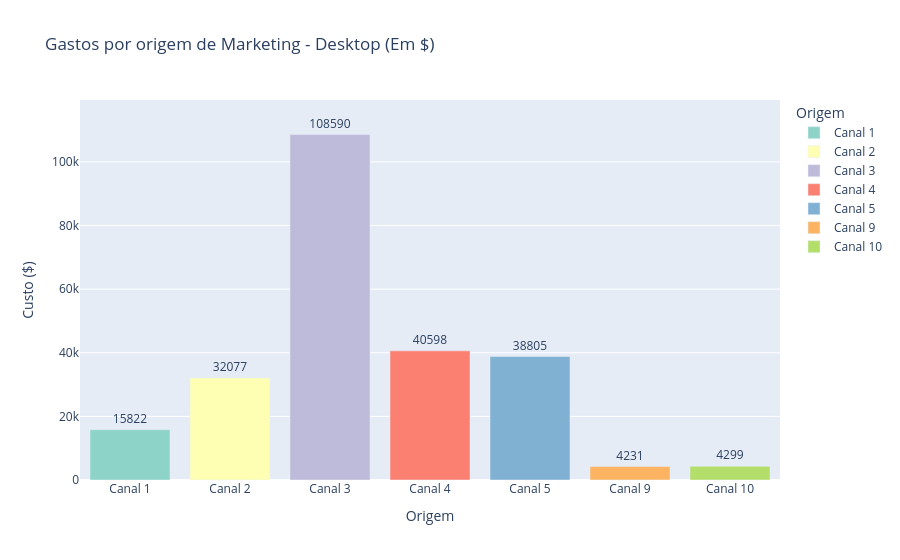
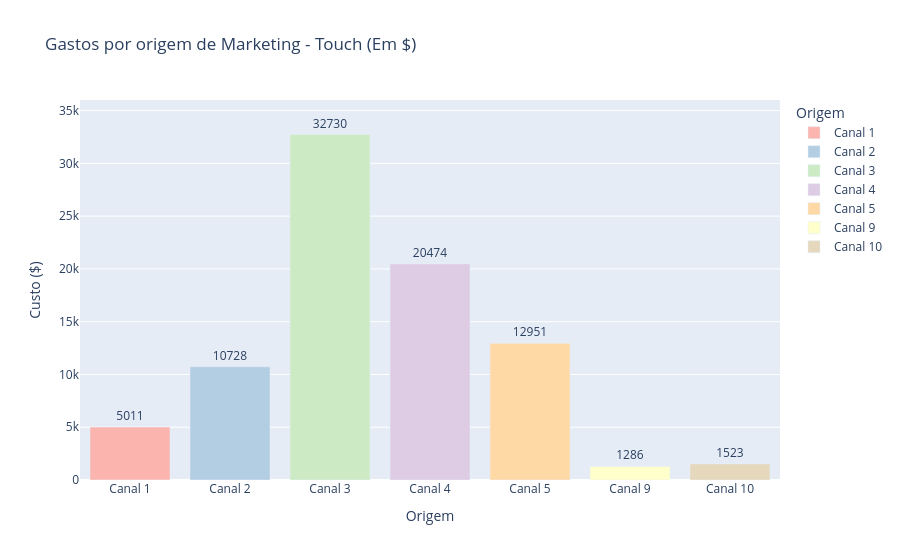

Source (notebook cell) for these figures, in order:
### Code cell
# por origem

# por origem
# Calculando gastos por origem e dispositivo
origem_desktop = custos_por_dispositivo[custos_por_dispositivo['device'] == 'desktop'].groupby('source_id')['costs_device'].sum().reset_index()
origem_touch = custos_por_dispositivo[custos_por_dispositivo['device'] == 'touch'].groupby('source_id')['costs_device'].sum().reset_index()

# Criando um dicionário para descrever as origens como strings:
descricao = {
    1: 'Canal 1',
    2: 'Canal 2',
    3: 'Canal 3',
    4: 'Canal 4',
    5: 'Canal 5',
    9: 'Canal 9',
    10: 'Canal 10'
}

# Filtrando apenas source_ids válidos antes do mapeamento
origem_desktop = origem_desktop[origem_desktop['source_id'].isin(descricao.keys())].copy()
origem_touch = origem_touch[origem_touch['source_id'].isin(descricao.keys())].copy()

# Aplicando a descrição para desktop
origem_desktop['source_id'] = origem_desktop['source_id'].map(descricao)

# Gráfico para Desktop
fig_origem_desktop = px.bar(origem_desktop,
                    x='source_id',
                    y='costs_device',
                    title='Gastos por origem de Marketing - Desktop (Em $)',
                    labels={'source_id': 'Origem', 'costs_device': 'Custo ($)'},
                    color='source_id',  
                    color_discrete_sequence=px.colors.qualitative.Set3,
                    text=[f'{int(valor)}' for valor in origem_desktop['costs_device']])

fig_origem_desktop.update_traces(textposition='outside') 
fig_origem_desktop.update_layout(
    margin=dict(t=100), 
    yaxis=dict(range=[0, origem_desktop['costs_device'].max() * 1.1]) 
)
fig_origem_desktop.show()

# Aplicando a descrição para touch
origem_touch['source_id'] = origem_touch['source_id'].map(descricao)

# Gráfico para Touch
fig_origem_touch = px.bar(origem_touch,
                    x='source_id',
                    y='costs_device',
                    title='Gastos por origem de Marketing - Touch (Em $)',
                    labels={'source_id': 'Origem', 'costs_device': 'Custo ($)'},
                    color='source_id',  
                    color_discrete_sequence=px.colors.qualitative.Pastel1,
                    text=[f'{int(valor)}' for valor in origem_touch['costs_device']])

fig_origem_touch.update_traces(textposition='outside') 
fig_origem_touch.update_layout(
    margin=dict(t=100), 
    yaxis=dict(range=[0, origem_touch['costs_device'].max() * 1.1]) 
)
fig_origem_touch.show()

### Figure 1 — Plotly figure (JSON) as saved in the notebook; plotly's stock layout.template omitted (floating-point values rounded to 4 significant figures)
{"data": [{"hovertemplate": "Origem=%{x}<br>Custo ($)=%{y}<br>text=%{text}<extra></extra>", "legendgroup": "Canal 1", "marker": {"color": "rgb(141,211,199)", "pattern": {"shape": ""}}, "name": "Canal 1", "orientation": "v", "showlegend": true, "text": ["15822"], "textposition": "outside", "type": "bar", "x": ["Canal 1"], "xaxis": "x", "y": [15820.0], "yaxis": "y"}, {"hovertemplate": "Origem=%{x}<br>Custo ($)=%{y}<br>text=%{text}<extra></extra>", "legendgroup": "Canal 2", "marker": {"color": "rgb(255,255,179)", "pattern": {"shape": ""}}, "name": "Canal 2", "orientation": "v", "showlegend": true, "text": ["32077"], "textposition": "outside", "type": "bar", "x": ["Canal 2"], "xaxis": "x", "y": [32080.0], "yaxis": "y"}, {"hovertemplate": "Origem=%{x}<br>Custo ($)=%{y}<br>text=%{text}<extra></extra>", "legendgroup": "Canal 3", "marker": {"color": "rgb(190,186,218)", "pattern": {"shape": ""}}, "name": "Canal 3", "orientation": "v", "showlegend": true, "text": ["108590"], "textposition": "outside", "type": "bar", "x": ["Canal 3"], "xaxis": "x", "y": [108600.0], "yaxis": "y"}, {"hovertemplate": "Origem=%{x}<br>Custo ($)=%{y}<br>text=%{text}<extra></extra>", "legendgroup": "Canal 4", "marker": {"color": "rgb(251,128,114)", "pattern": {"shape": ""}}, "name": "Canal 4", "orientation": "v", "showlegend": true, "text": ["40598"], "textposition": "outside", "type": "bar", "x": ["Canal 4"], "xaxis": "x", "y": [40600.0], "yaxis": "y"}, {"hovertemplate": "Origem=%{x}<br>Custo ($)=%{y}<br>text=%{text}<extra></extra>", "legendgroup": "Canal 5", "marker": {"color": "rgb(128,177,211)", "pattern": {"shape": ""}}, "name": "Canal 5", "orientation": "v", "showlegend": true, "text": ["38805"], "textposition": "outside", "type": "bar", "x": ["Canal 5"], "xaxis": "x", "y": [38810.0], "yaxis": "y"}, {"hovertemplate": "Origem=%{x}<br>Custo ($)=%{y}<br>text=%{text}<extra></extra>", "legendgroup": "Canal 9", "marker": {"color": "rgb(253,180,98)", "pattern": {"shape": ""}}, "name": "Canal 9", "orientation": "v", "showlegend": true, "text": ["4231"], "textposition": "outside", "type": "bar", "x": ["Canal 9"], "xaxis": "x", "y": [4231.0], "yaxis": "y"}, {"hovertemplate": "Origem=%{x}<br>Custo ($)=%{y}<br>text=%{text}<extra></extra>", "legendgroup": "Canal 10", "marker": {"color": "rgb(179,222,105)", "pattern": {"shape": ""}}, "name": "Canal 10", "orientation": "v", "showlegend": true, "text": ["4299"], "textposition": "outside", "type": "bar", "x": ["Canal 10"], "xaxis": "x", "y": [4299.0], "yaxis": "y"}], "layout": {"barmode": "relative", "legend": {"title": {"text": "Origem"}, "tracegroupgap": 0}, "margin": {"t": 100}, "title": {"text": "Gastos por origem de Marketing - Desktop (Em $)"}, "xaxis": {"anchor": "y", "categoryarray": ["Canal 1", "Canal 2", "Canal 3", "Canal 4", "Canal 5", "Canal 9", "Canal 10"], "categoryorder": "array", "domain": [0, 1], "title": {"text": "Origem"}}, "yaxis": {"anchor": "x", "domain": [0, 1], "range": [0, 119500.0], "title": {"text": "Custo ($)"}}}}

### Figure 2 — Plotly figure (JSON) as saved in the notebook; plotly's stock layout.template omitted (floating-point values rounded to 4 significant figures)
{"data": [{"hovertemplate": "Origem=%{x}<br>Custo ($)=%{y}<br>text=%{text}<extra></extra>", "legendgroup": "Canal 1", "marker": {"color": "rgb(251,180,174)", "pattern": {"shape": ""}}, "name": "Canal 1", "orientation": "v", "showlegend": true, "text": ["5011"], "textposition": "outside", "type": "bar", "x": ["Canal 1"], "xaxis": "x", "y": [5011.0], "yaxis": "y"}, {"hovertemplate": "Origem=%{x}<br>Custo ($)=%{y}<br>text=%{text}<extra></extra>", "legendgroup": "Canal 2", "marker": {"color": "rgb(179,205,227)", "pattern": {"shape": ""}}, "name": "Canal 2", "orientation": "v", "showlegend": true, "text": ["10728"], "textposition": "outside", "type": "bar", "x": ["Canal 2"], "xaxis": "x", "y": [10730.0], "yaxis": "y"}, {"hovertemplate": "Origem=%{x}<br>Custo ($)=%{y}<br>text=%{text}<extra></extra>", "legendgroup": "Canal 3", "marker": {"color": "rgb(204,235,197)", "pattern": {"shape": ""}}, "name": "Canal 3", "orientation": "v", "showlegend": true, "text": ["32730"], "textposition": "outside", "type": "bar", "x": ["Canal 3"], "xaxis": "x", "y": [32730.0], "yaxis": "y"}, {"hovertemplate": "Origem=%{x}<br>Custo ($)=%{y}<br>text=%{text}<extra></extra>", "legendgroup": "Canal 4", "marker": {"color": "rgb(222,203,228)", "pattern": {"shape": ""}}, "name": "Canal 4", "orientation": "v", "showlegend": true, "text": ["20474"], "textposition": "outside", "type": "bar", "x": ["Canal 4"], "xaxis": "x", "y": [20470.0], "yaxis": "y"}, {"hovertemplate": "Origem=%{x}<br>Custo ($)=%{y}<br>text=%{text}<extra></extra>", "legendgroup": "Canal 5", "marker": {"color": "rgb(254,217,166)", "pattern": {"shape": ""}}, "name": "Canal 5", "orientation": "v", "showlegend": true, "text": ["12951"], "textposition": "outside", "type": "bar", "x": ["Canal 5"], "xaxis": "x", "y": [12950.0], "yaxis": "y"}, {"hovertemplate": "Origem=%{x}<br>Custo ($)=%{y}<br>text=%{text}<extra></extra>", "legendgroup": "Canal 9", "marker": {"color": "rgb(255,255,204)", "pattern": {"shape": ""}}, "name": "Canal 9", "orientation": "v", "showlegend": true, "text": ["1286"], "textposition": "outside", "type": "bar", "x": ["Canal 9"], "xaxis": "x", "y": [1286.0], "yaxis": "y"}, {"hovertemplate": "Origem=%{x}<br>Custo ($)=%{y}<br>text=%{text}<extra></extra>", "legendgroup": "Canal 10", "marker": {"color": "rgb(229,216,189)", "pattern": {"shape": ""}}, "name": "Canal 10", "orientation": "v", "showlegend": true, "text": ["1523"], "textposition": "outside", "type": "bar", "x": ["Canal 10"], "xaxis": "x", "y": [1523.0], "yaxis": "y"}], "layout": {"barmode": "relative", "legend": {"title": {"text": "Origem"}, "tracegroupgap": 0}, "margin": {"t": 100}, "title": {"text": "Gastos por origem de Marketing - Touch (Em $)"}, "xaxis": {"anchor": "y", "categoryarray": ["Canal 1", "Canal 2", "Canal 3", "Canal 4", "Canal 5", "Canal 9", "Canal 10"], "categoryorder": "array", "domain": [0, 1], "title": {"text": "Origem"}}, "yaxis": {"anchor": "x", "domain": [0, 1], "range": [0, 36000.0], "title": {"text": "Custo ($)"}}}}
